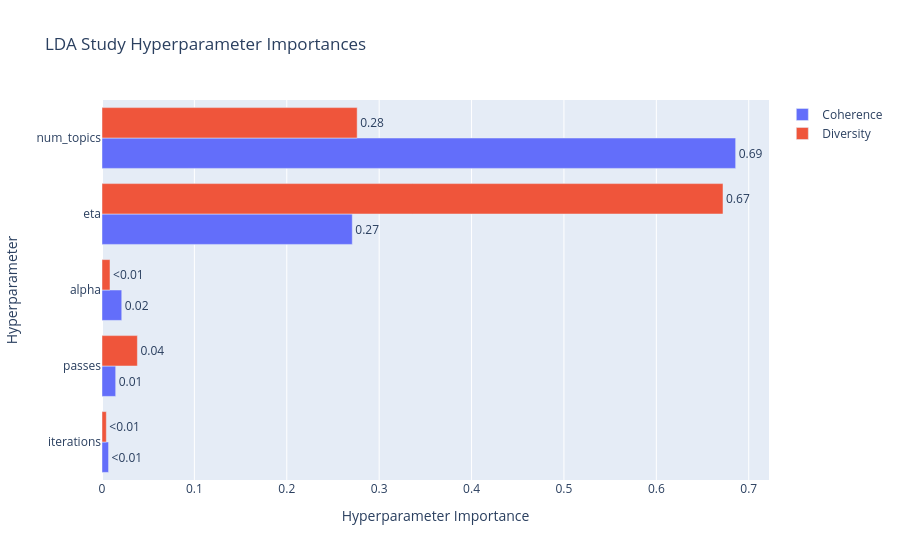
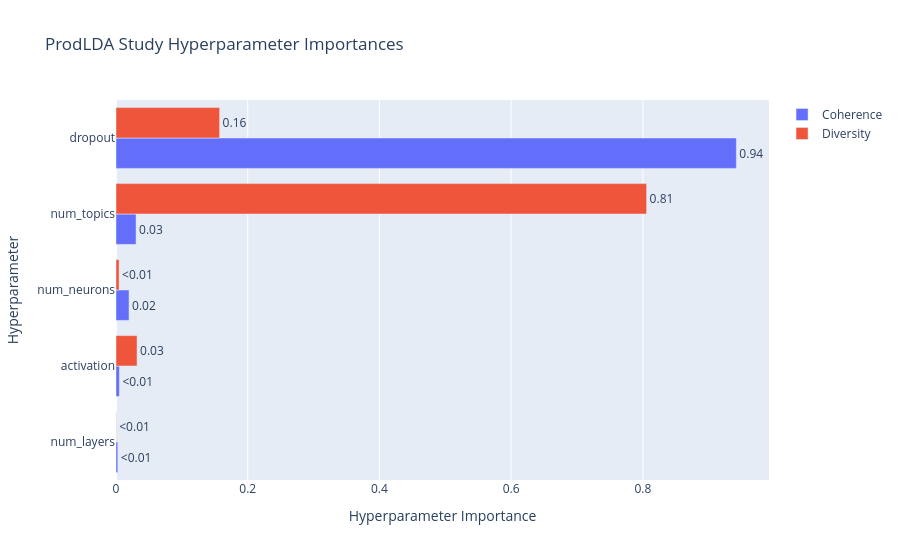
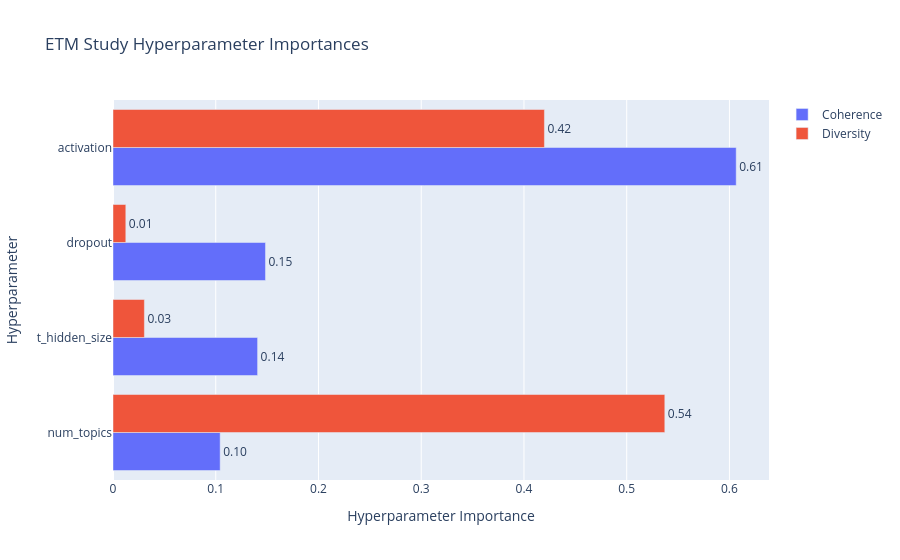
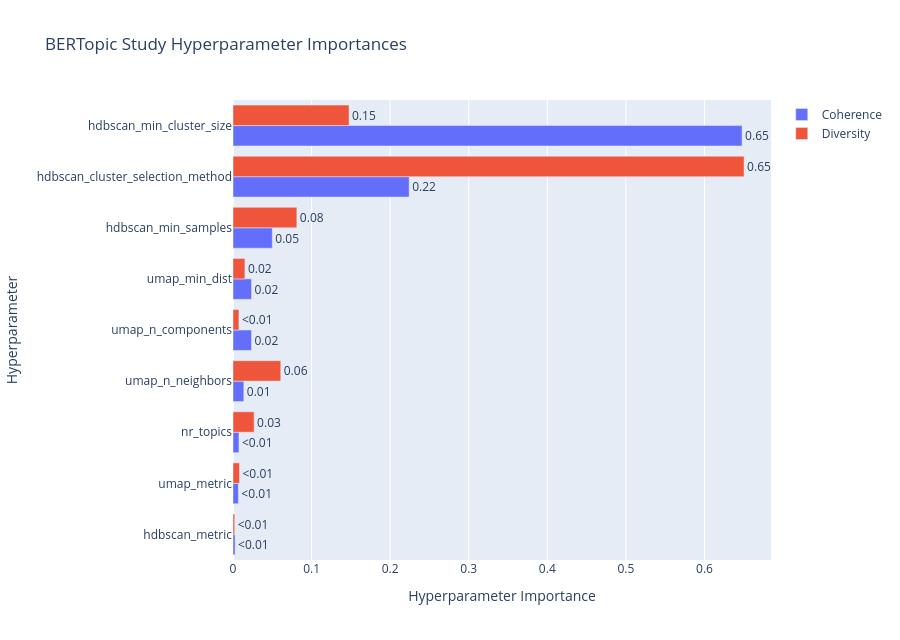

The cell these charts' notebook holds for them, in order:
### Markdown cell above
#### Hyperparameter Importances

### Code cell
fig = optuna.visualization.plot_param_importances(LDA_study)
fig.update_layout(title="LDA Study Hyperparameter Importances")
show(fig)

fig = optuna.visualization.plot_param_importances(ProdLDA_study)
fig.update_layout(title="ProdLDA Study Hyperparameter Importances")
show(fig)

fig = optuna.visualization.plot_param_importances(ETM_study)
fig.update_layout(title="ETM Study Hyperparameter Importances")
show(fig)

fig = optuna.visualization.plot_param_importances(BERTopic_study)
fig.update_layout(title="BERTopic Study Hyperparameter Importances", autosize=True, height=640)
show(fig)

### Figure 1 — Plotly figure (JSON) as saved in the notebook; plotly's stock layout.template omitted (floating-point values rounded to 4 significant figures)
{"data": [{"cliponaxis": false, "hovertemplate": ["iterations (IntDistribution): 0.00708951948757823<extra></extra>", "passes (IntDistribution): 0.014804799575084166<extra></extra>", "alpha (FloatDistribution): 0.02136228969904637<extra></extra>", "eta (FloatDistribution): 0.2708945566204288<extra></extra>", "num_topics (IntDistribution): 0.6858488346178624<extra></extra>"], "name": "Coherence", "orientation": "h", "text": ["<0.01", "0.01", "0.02", "0.27", "0.69"], "textposition": "outside", "type": "bar", "x": [0.00709, 0.0148, 0.02136, 0.2709, 0.6858], "y": ["iterations", "passes", "alpha", "eta", "num_topics"]}, {"cliponaxis": false, "hovertemplate": ["iterations (IntDistribution): 0.004687201959633611<extra></extra>", "alpha (FloatDistribution): 0.008673863436058131<extra></extra>", "passes (IntDistribution): 0.0382994917850066<extra></extra>", "num_topics (IntDistribution): 0.27618236002606233<extra></extra>", "eta (FloatDistribution): 0.6721570827932394<extra></extra>"], "name": "Diversity", "orientation": "h", "text": ["<0.01", "<0.01", "0.04", "0.28", "0.67"], "textposition": "outside", "type": "bar", "x": [0.004687, 0.008674, 0.0383, 0.2762, 0.6722], "y": ["iterations", "alpha", "passes", "num_topics", "eta"]}], "layout": {"title": {"text": "LDA Study Hyperparameter Importances"}, "xaxis": {"title": {"text": "Hyperparameter Importance"}}, "yaxis": {"title": {"text": "Hyperparameter"}}}}

### Figure 2 — Plotly figure (JSON) as saved in the notebook; plotly's stock layout.template omitted (floating-point values rounded to 4 significant figures)
{"data": [{"cliponaxis": false, "hovertemplate": ["num_layers (IntDistribution): 0.00271147353064931<extra></extra>", "activation (CategoricalDistribution): 0.0051157896920116745<extra></extra>", "num_neurons (CategoricalDistribution): 0.019794083545197527<extra></extra>", "num_topics (IntDistribution): 0.030455433647728392<extra></extra>", "dropout (FloatDistribution): 0.941923219584413<extra></extra>"], "name": "Coherence", "orientation": "h", "text": ["<0.01", "<0.01", "0.02", "0.03", "0.94"], "textposition": "outside", "type": "bar", "x": [0.002711, 0.005116, 0.01979, 0.03046, 0.9419], "y": ["num_layers", "activation", "num_neurons", "num_topics", "dropout"]}, {"cliponaxis": false, "hovertemplate": ["num_layers (IntDistribution): 0.0003710164057272082<extra></extra>", "num_neurons (CategoricalDistribution): 0.0046910750538754625<extra></extra>", "activation (CategoricalDistribution): 0.031977461023282285<extra></extra>", "dropout (FloatDistribution): 0.1573109545172702<extra></extra>", "num_topics (IntDistribution): 0.8056494929998449<extra></extra>"], "name": "Diversity", "orientation": "h", "text": ["<0.01", "<0.01", "0.03", "0.16", "0.81"], "textposition": "outside", "type": "bar", "x": [0.000371, 0.004691, 0.03198, 0.1573, 0.8056], "y": ["num_layers", "num_neurons", "activation", "dropout", "num_topics"]}], "layout": {"title": {"text": "ProdLDA Study Hyperparameter Importances"}, "xaxis": {"title": {"text": "Hyperparameter Importance"}}, "yaxis": {"title": {"text": "Hyperparameter"}}}}

### Figure 3 — Plotly figure (JSON) as saved in the notebook; plotly's stock layout.template omitted (floating-point values rounded to 4 significant figures)
{"data": [{"cliponaxis": false, "hovertemplate": ["num_topics (IntDistribution): 0.10429824021709269<extra></extra>", "t_hidden_size (CategoricalDistribution): 0.14072825225949093<extra></extra>", "dropout (FloatDistribution): 0.14840682009913927<extra></extra>", "activation (CategoricalDistribution): 0.6065666874242771<extra></extra>"], "name": "Coherence", "orientation": "h", "text": ["0.10", "0.14", "0.15", "0.61"], "textposition": "outside", "type": "bar", "x": [0.1043, 0.1407, 0.1484, 0.6066], "y": ["num_topics", "t_hidden_size", "dropout", "activation"]}, {"cliponaxis": false, "hovertemplate": ["dropout (FloatDistribution): 0.012465547955639979<extra></extra>", "t_hidden_size (CategoricalDistribution): 0.03055016239186525<extra></extra>", "activation (CategoricalDistribution): 0.4199008932916488<extra></extra>", "num_topics (IntDistribution): 0.537083396360846<extra></extra>"], "name": "Diversity", "orientation": "h", "text": ["0.01", "0.03", "0.42", "0.54"], "textposition": "outside", "type": "bar", "x": [0.01247, 0.03055, 0.4199, 0.5371], "y": ["dropout", "t_hidden_size", "activation", "num_topics"]}], "layout": {"title": {"text": "ETM Study Hyperparameter Importances"}, "xaxis": {"title": {"text": "Hyperparameter Importance"}}, "yaxis": {"title": {"text": "Hyperparameter"}}}}

### Figure 4 — Plotly figure (JSON) as saved in the notebook; plotly's stock layout.template omitted (floating-point values rounded to 4 significant figures)
{"data": [{"cliponaxis": false, "hovertemplate": ["hdbscan_metric (CategoricalDistribution): 0.0026349287875972287<extra></extra>", "umap_metric (CategoricalDistribution): 0.0068238600361848496<extra></extra>", "nr_topics (IntDistribution): 0.007570050375047654<extra></extra>", "umap_n_neighbors (IntDistribution): 0.013758715942734182<extra></extra>", "umap_n_components (IntDistribution): 0.023546370171821082<extra></extra>", "umap_min_dist (FloatDistribution): 0.023576797624583545<extra></extra>", "hdbscan_min_samples (IntDistribution): 0.04999490624698657<extra></extra>", "hdbscan_cluster_selection_method (CategoricalDistribution): 0.2241866234650656<extra></extra>", "hdbscan_min_cluster_size (IntDistribution): 0.647907747349979<extra></extra>"], "name": "Coherence", "orientation": "h", "text": ["<0.01", "<0.01", "<0.01", "0.01", "0.02", "0.02", "0.05", "0.22", "0.65"], "textposition": "outside", "type": "bar", "x": [0.002635, 0.006824, 0.00757, 0.01376, 0.02355, 0.02358, 0.04999, 0.2242, 0.6479], "y": ["hdbscan_metric", "umap_metric", "nr_topics", "umap_n_neighbors", "umap_n_components", "umap_min_dist", "hdbscan_min_samples", "hdbscan_cluster_selection_method", "hdbscan_min_cluster_size"]}, {"cliponaxis": false, "hovertemplate": ["hdbscan_metric (CategoricalDistribution): 0.00216170722126468<extra></extra>", "umap_n_components (IntDistribution): 0.007522378016239909<extra></extra>", "umap_metric (CategoricalDistribution): 0.008236686175766844<extra></extra>", "umap_min_dist (FloatDistribution): 0.015138547779261796<extra></extra>", "nr_topics (IntDistribution): 0.026838971668444477<extra></extra>", "umap_n_neighbors (IntDistribution): 0.06078336481604049<extra></extra>", "hdbscan_min_samples (IntDistribution): 0.0812533433773285<extra></extra>", "hdbscan_min_cluster_size (IntDistribution): 0.1476395361837938<extra></extra>", "hdbscan_cluster_selection_method (CategoricalDistribution): 0.6504254647618596<extra></extra>"], "name": "Diversity", "orientation": "h", "text": ["<0.01", "<0.01", "<0.01", "0.02", "0.03", "0.06", "0.08", "0.15", "0.65"], "textposition": "outside", "type": "bar", "x": [0.002162, 0.007522, 0.008237, 0.01514, 0.02684, 0.06078, 0.08125, 0.1476, 0.6504], "y": ["hdbscan_metric", "umap_n_components", "umap_metric", "umap_min_dist", "nr_topics", "umap_n_neighbors", "hdbscan_min_samples", "hdbscan_min_cluster_size", "hdbscan_cluster_selection_method"]}], "layout": {"autosize": true, "height": 640, "title": {"text": "BERTopic Study Hyperparameter Importances"}, "xaxis": {"title": {"text": "Hyperparameter Importance"}}, "yaxis": {"title": {"text": "Hyperparameter"}}}}
